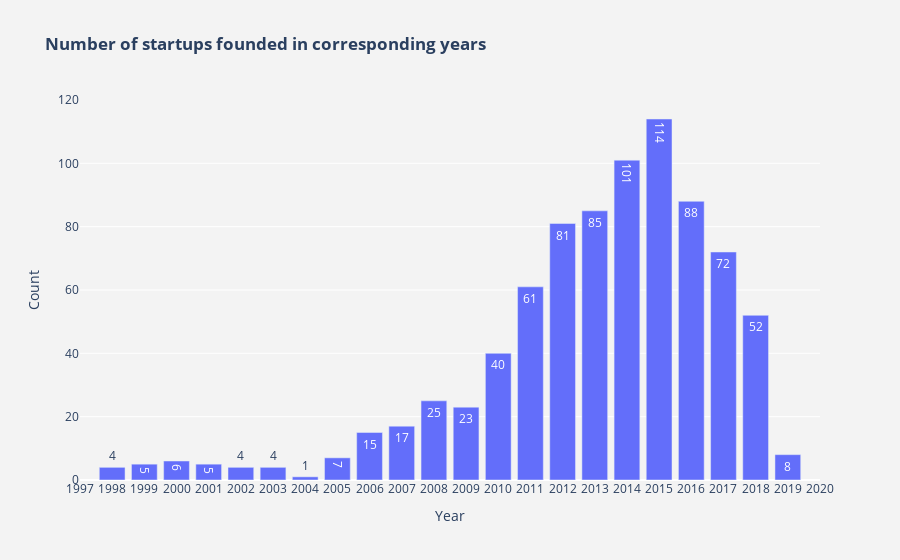

Notebook source saved alongside this figure:
### Code cell
fig4 = go.Figure()

fig4.add_trace(
    go.Bar(
        x= main.groupby('Founded date').size().sort_index().index,
        y= main.groupby('Founded date').size().sort_index().values,
        text= main.groupby('Founded date').size().sort_index().values,
        textposition= 'auto'))

fig4.update_layout(
    title_text= '<b>Number of startups founded in corresponding years<b>',
    yaxis = dict(
        title= 'Count'),
    xaxis = dict(
        title= 'Year',
        tickmode= 'linear',
        range= [1997,2020]),
    paper_bgcolor='rgb(243, 243, 243)',
    plot_bgcolor='rgb(243, 243, 243)'
    )

### Figure 1 — Plotly figure (JSON) as saved in the notebook; plotly's stock layout.template omitted (floating-point values rounded to 4 significant figures)
{"data": [{"text": [1, 1, 1, 1, 1, 1, 1, 1, 2, 1, 1, 1, 1, 1, 1, 2, 1, 1, 2, 4, 5, 6, 5, 4, 4, 1, 7, 15, 17, 25, 23, 40, 61, 81, 85, 101, 114, 88, 72, 52, 8], "textposition": "auto", "type": "bar", "x": [1887, 1959, 1962, 1963, 1965, 1967, 1972, 1974, 1979, 1982, 1986, 1988, 1989, 1990, 1991, 1993, 1994, 1995, 1996, 1998, 1999, 2000, 2001, 2002, 2003, 2004, 2005, 2006, 2007, 2008, 2009, 2010, 2011, 2012, 2013, 2014, 2015, 2016, 2017, 2018, 2019], "y": [1, 1, 1, 1, 1, 1, 1, 1, 2, 1, 1, 1, 1, 1, 1, 2, 1, 1, 2, 4, 5, 6, 5, 4, 4, 1, 7, 15, 17, 25, 23, 40, 61, 81, 85, 101, 114, 88, 72, 52, 8]}], "layout": {"autosize": true, "paper_bgcolor": "rgb(243, 243, 243)", "plot_bgcolor": "rgb(243, 243, 243)", "title": {"text": "<b>Number of startups founded in corresponding years<b>"}, "xaxis": {"autorange": false, "range": [1997, 2020], "showspikes": false, "tickmode": "linear", "title": {"text": "Year"}, "type": "linear"}, "yaxis": {"autorange": true, "range": [0, 120], "showspikes": false, "title": {"text": "Count"}, "type": "linear"}}}
